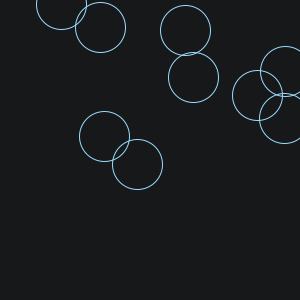
Frame 1 (no input)
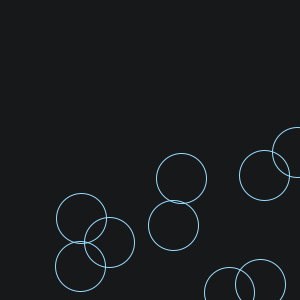
Frame 60 (the mouse pressed at the canvas centre just before this capture)
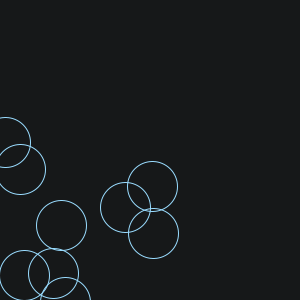
Frame 120 (the mouse held since frame 60 and released just before this capture)

The Processing sketch that drew these frames (run headless with seeded random() and noise(); from frame 60 on, the mouse is pressed at the canvas centre):

// Processing sketch: sketch_4_ball_object_mitArray
// ── sketch_4_ball_object_mitArray.pde
int anzahl = 10;

class Ball {

  //Variablen für die Position
  float posX;
  float posY;

  //Variablen für die Geschwindigkeit
  float tempoX;
  float tempoY;


  Ball() {
    //Startposition und Starttempo
    posX = random(width);
    posY = random(height);

    tempoX = 4;
    tempoY = 2.5;
  }

  //Funktion zum Zeichnen
  void ball_display() {
    ellipse(posX, posY, 50, 50);
  }


  //Funktion für die Bewegung
  void ball_move() {
    posX = posX + tempoX;
    posY = posY + tempoY;
  }

  //Funktion um die Kollision mit dem Rand zu testen 
  void ball_checkRand() {
    if ( (posX > width) || (posX < 0) ) {
      tempoX = tempoX * -1;
    }

    if ( (posY > height) || (posY < 0) ) {
      tempoY = tempoY * -1;
    }
  }
}

Ball[] ball_liste = new Ball[anzahl];

void setup() {
  size (300, 300);
  colorMode(HSB, 360, 100, 100);
  noFill();
  stroke(200, 40, 100);

  for (int i = 0; i < anzahl; i++) {
    ball_liste[i] = new Ball();
  }
}

void draw() {
  background(200, 10, 10);

  for (int i = 0; i < anzahl-1; i++) {
    ball_liste[i].ball_display();
    ball_liste[i].ball_move();
    ball_liste[i].ball_checkRand();
  }
}
